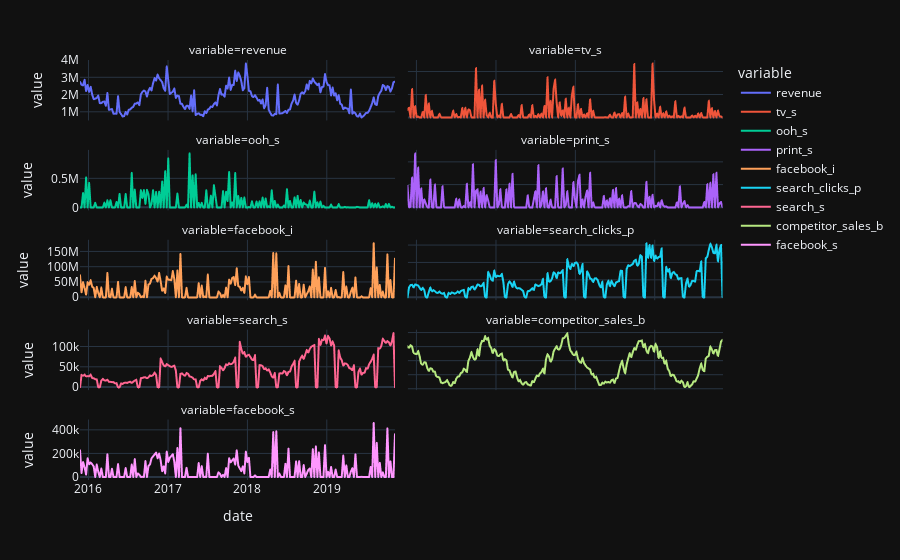

The cell this chart's notebook holds for it:
### Code cell
# Plot Data
simulated_data_df \
    .melt(
        id_vars="date"
    ) \
    .pipe(
        px.line,
        x              = "date", 
        y              = "value", 
        color          = "variable", 
        facet_col      = "variable", 
        facet_col_wrap = 2,
        template       = "plotly_dark"
    ) \
    .update_yaxes(matches=None)

### Figure 1 — Plotly figure (JSON) as saved in the notebook; plotly's stock layout.template omitted (floating-point values rounded to 4 significant figures; data arrays with more than 128 entries replaced by an {"elided": "..."} marker saying what was removed)
{"data": [{"hovertemplate": "variable=revenue<br>date=%{x}<br>value=%{y}<extra></extra>", "legendgroup": "revenue", "line": {"color": "#636efa", "dash": "solid"}, "marker": {"symbol": "circle"}, "mode": "lines", "name": "revenue", "showlegend": true, "type": "scattergl", "x": {"elided": "208 str values"}, "xaxis": "x9", "y": {"elided": "208 float values"}, "yaxis": "y9"}, {"hovertemplate": "variable=tv_s<br>date=%{x}<br>value=%{y}<extra></extra>", "legendgroup": "tv_s", "line": {"color": "#EF553B", "dash": "solid"}, "marker": {"symbol": "circle"}, "mode": "lines", "name": "tv_s", "showlegend": true, "type": "scattergl", "x": {"elided": "208 str values"}, "xaxis": "x10", "y": {"elided": "208 float values"}, "yaxis": "y10"}, {"hovertemplate": "variable=ooh_s<br>date=%{x}<br>value=%{y}<extra></extra>", "legendgroup": "ooh_s", "line": {"color": "#00cc96", "dash": "solid"}, "marker": {"symbol": "circle"}, "mode": "lines", "name": "ooh_s", "showlegend": true, "type": "scattergl", "x": {"elided": "208 str values"}, "xaxis": "x7", "y": {"elided": "208 int values"}, "yaxis": "y7"}, {"hovertemplate": "variable=print_s<br>date=%{x}<br>value=%{y}<extra></extra>", "legendgroup": "print_s", "line": {"color": "#ab63fa", "dash": "solid"}, "marker": {"symbol": "circle"}, "mode": "lines", "name": "print_s", "showlegend": true, "type": "scattergl", "x": {"elided": "208 str values"}, "xaxis": "x8", "y": {"elided": "208 float values"}, "yaxis": "y8"}, {"hovertemplate": "variable=facebook_i<br>date=%{x}<br>value=%{y}<extra></extra>", "legendgroup": "facebook_i", "line": {"color": "#FFA15A", "dash": "solid"}, "marker": {"symbol": "circle"}, "mode": "lines", "name": "facebook_i", "showlegend": true, "type": "scattergl", "x": {"elided": "208 str values"}, "xaxis": "x5", "y": {"elided": "208 float values"}, "yaxis": "y5"}, {"hovertemplate": "variable=search_clicks_p<br>date=%{x}<br>value=%{y}<extra></extra>", "legendgroup": "search_clicks_p", "line": {"color": "#19d3f3", "dash": "solid"}, "marker": {"symbol": "circle"}, "mode": "lines", "name": "search_clicks_p", "showlegend": true, "type": "scattergl", "x": {"elided": "208 str values"}, "xaxis": "x6", "y": {"elided": "208 float values"}, "yaxis": "y6"}, {"hovertemplate": "variable=search_s<br>date=%{x}<br>value=%{y}<extra></extra>", "legendgroup": "search_s", "line": {"color": "#FF6692", "dash": "solid"}, "marker": {"symbol": "circle"}, "mode": "lines", "name": "search_s", "showlegend": true, "type": "scattergl", "x": {"elided": "208 str values"}, "xaxis": "x3", "y": {"elided": "208 int values"}, "yaxis": "y3"}, {"hovertemplate": "variable=competitor_sales_b<br>date=%{x}<br>value=%{y}<extra></extra>", "legendgroup": "competitor_sales_b", "line": {"color": "#B6E880", "dash": "solid"}, "marker": {"symbol": "circle"}, "mode": "lines", "name": "competitor_sales_b", "showlegend": true, "type": "scattergl", "x": {"elided": "208 str values"}, "xaxis": "x4", "y": {"elided": "208 int values"}, "yaxis": "y4"}, {"hovertemplate": "variable=facebook_s<br>date=%{x}<br>value=%{y}<extra></extra>", "legendgroup": "facebook_s", "line": {"color": "#FF97FF", "dash": "solid"}, "marker": {"symbol": "circle"}, "mode": "lines", "name": "facebook_s", "showlegend": true, "type": "scattergl", "x": {"elided": "208 str values"}, "xaxis": "x", "y": {"elided": "208 float values"}, "yaxis": "y"}], "layout": {"annotations": [{"font": {}, "showarrow": false, "text": "variable=facebook_s", "x": 0.245, "xanchor": "center", "xref": "paper", "y": 0.144, "yanchor": "bottom", "yref": "paper"}, {"font": {}, "showarrow": false, "text": "variable=search_s", "x": 0.245, "xanchor": "center", "xref": "paper", "y": 0.358, "yanchor": "bottom", "yref": "paper"}, {"font": {}, "showarrow": false, "text": "variable=competitor_sales_b", "x": 0.755, "xanchor": "center", "xref": "paper", "y": 0.358, "yanchor": "bottom", "yref": "paper"}, {"font": {}, "showarrow": false, "text": "variable=facebook_i", "x": 0.245, "xanchor": "center", "xref": "paper", "y": 0.572, "yanchor": "bottom", "yref": "paper"}, {"font": {}, "showarrow": false, "text": "variable=search_clicks_p", "x": 0.755, "xanchor": "center", "xref": "paper", "y": 0.572, "yanchor": "bottom", "yref": "paper"}, {"font": {}, "showarrow": false, "text": "variable=ooh_s", "x": 0.245, "xanchor": "center", "xref": "paper", "y": 0.786, "yanchor": "bottom", "yref": "paper"}, {"font": {}, "showarrow": false, "text": "variable=print_s", "x": 0.755, "xanchor": "center", "xref": "paper", "y": 0.786, "yanchor": "bottom", "yref": "paper"}, {"font": {}, "showarrow": false, "text": "variable=revenue", "x": 0.245, "xanchor": "center", "xref": "paper", "y": 1, "yanchor": "bottom", "yref": "paper"}, {"font": {}, "showarrow": false, "text": "variable=tv_s", "x": 0.755, "xanchor": "center", "xref": "paper", "y": 1, "yanchor": "bottom", "yref": "paper"}], "legend": {"title": {"text": "variable"}, "tracegroupgap": 0}, "margin": {"t": 60}, "xaxis": {"anchor": "y", "domain": [0, 0.49], "title": {"text": "date"}}, "xaxis10": {"anchor": "y10", "domain": [0.51, 1], "matches": "x", "showticklabels": false}, "xaxis2": {"anchor": "y2", "domain": [0.51, 1], "matches": "x", "title": {"text": "date"}}, "xaxis3": {"anchor": "y3", "domain": [0, 0.49], "matches": "x", "showticklabels": false}, "xaxis4": {"anchor": "y4", "domain": [0.51, 1], "matches": "x", "showticklabels": false}, "xaxis5": {"anchor": "y5", "domain": [0, 0.49], "matches": "x", "showticklabels": false}, "xaxis6": {"anchor": "y6", "domain": [0.51, 1], "matches": "x", "showticklabels": false}, "xaxis7": {"anchor": "y7", "domain": [0, 0.49], "matches": "x", "showticklabels": false}, "xaxis8": {"anchor": "y8", "domain": [0.51, 1], "matches": "x", "showticklabels": false}, "xaxis9": {"anchor": "y9", "domain": [0, 0.49], "matches": "x", "showticklabels": false}, "yaxis": {"anchor": "x", "domain": [0, 0.144], "title": {"text": "value"}}, "yaxis10": {"anchor": "x10", "domain": [0.856, 1], "showticklabels": false}, "yaxis2": {"anchor": "x2", "domain": [0, 0.144], "showticklabels": false}, "yaxis3": {"anchor": "x3", "domain": [0.214, 0.358], "title": {"text": "value"}}, "yaxis4": {"anchor": "x4", "domain": [0.214, 0.358], "showticklabels": false}, "yaxis5": {"anchor": "x5", "domain": [0.428, 0.572], "title": {"text": "value"}}, "yaxis6": {"anchor": "x6", "domain": [0.428, 0.572], "showticklabels": false}, "yaxis7": {"anchor": "x7", "domain": [0.642, 0.786], "title": {"text": "value"}}, "yaxis8": {"anchor": "x8", "domain": [0.642, 0.786], "showticklabels": false}, "yaxis9": {"anchor": "x9", "domain": [0.856, 1], "title": {"text": "value"}}}}
